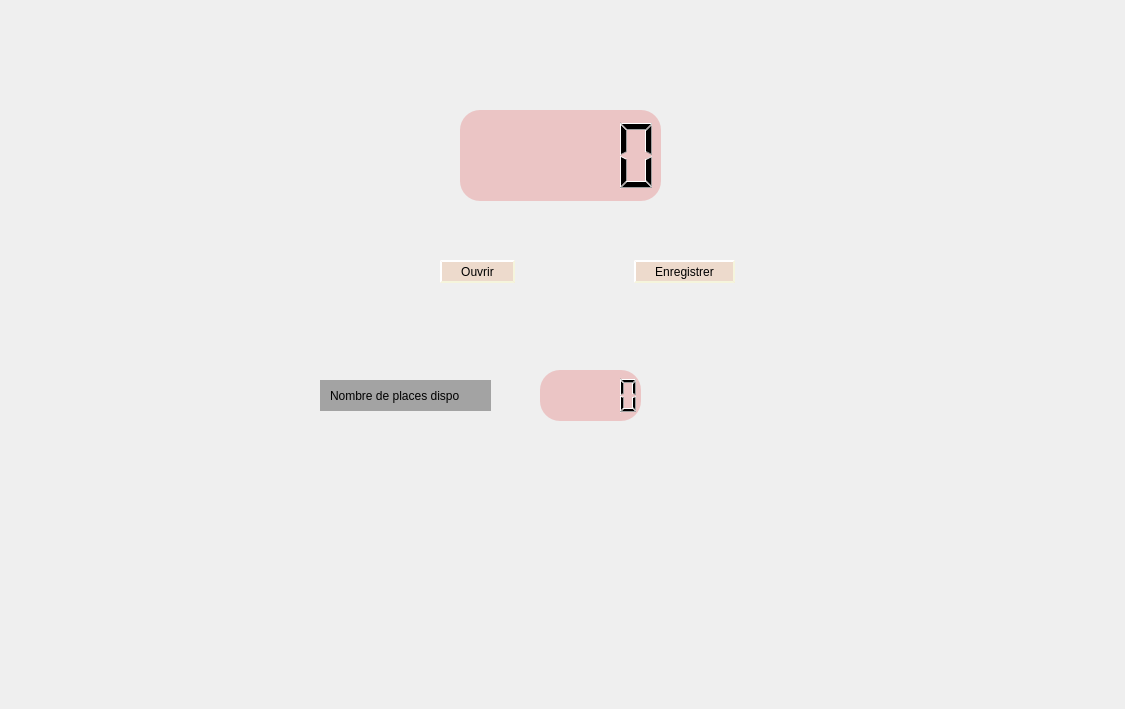
<?xml version="1.0" encoding="UTF-8"?>
<ui version="4.0">
 <class>arduino</class>
 <widget class="QDialog" name="arduino">
  <property name="geometry">
   <rect>
    <x>0</x>
    <y>0</y>
    <width>1125</width>
    <height>709</height>
   </rect>
  </property>
  <property name="windowTitle">
   <string>Dialog</string>
  </property>
  <widget class="QLCDNumber" name="lcdNumber_2">
   <property name="geometry">
    <rect>
     <x>540</x>
     <y>370</y>
     <width>101</width>
     <height>51</height>
    </rect>
   </property>
   <property name="styleSheet">
    <string notr="true">font: 75 8pt &quot;MS Shell Dlg 2&quot;;
border-radius: 20px;
color: black;
padding: 0 8px;
background: #ebc5c5;
font: bold, &quot;Comic Sans MS&quot;;;
text-align:center;</string>
   </property>
  </widget>
  <widget class="QPushButton" name="fermer">
   <property name="geometry">
    <rect>
     <x>634</x>
     <y>260</y>
     <width>101</width>
     <height>23</height>
    </rect>
   </property>
   <property name="styleSheet">
    <string notr="true">QPushButton
{
	background-color: rgb(237, 218, 204);
	color: rgb(0, 0, 0);
border-style: solid;
    border-radius: 6;
border-radius: 14px;

	border-style: outset;
    border-width: 2px;
    border-radius: 14px;
    border-color: beige;
  
 
    padding: 0px;
	
	
	
	font: 10pt &quot;Franklin Gothic Heavy&quot;;
}
QPushButton:hover
{
background-color: rgb(235, 197, 197);
	color: rgb(0, 0, 0);
}
QPushButton:pressed
{
background-color: rgb(0, 143, 105);
}</string>
   </property>
   <property name="text">
    <string>Enregistrer</string>
   </property>
  </widget>
  <widget class="QLabel" name="label">
   <property name="geometry">
    <rect>
     <x>260</x>
     <y>60</y>
     <width>661</width>
     <height>491</height>
    </rect>
   </property>
   <property name="text">
    <string/>
   </property>
   <property name="pixmap">
    <pixmap>E:/telechargement/image chantier'.jpg</pixmap>
   </property>
  </widget>
  <widget class="QPushButton" name="ouvrir">
   <property name="geometry">
    <rect>
     <x>440</x>
     <y>260</y>
     <width>75</width>
     <height>23</height>
    </rect>
   </property>
   <property name="styleSheet">
    <string notr="true">QPushButton
{
	background-color: rgb(237, 218, 204);
	color: rgb(0, 0, 0);
border-style: solid;
    border-radius: 6;
border-radius: 14px;

	border-style: outset;
    border-width: 2px;
    border-radius: 14px;
    border-color: beige;
  
 
    padding: 0px;
	
	
	
	font: 10pt &quot;Franklin Gothic Heavy&quot;;
}
QPushButton:hover
{
background-color: rgb(235, 197, 197);
	color: rgb(0, 0, 0);
}
QPushButton:pressed
{
background-color: rgb(0, 143, 105);
}</string>
   </property>
   <property name="text">
    <string>Ouvrir</string>
   </property>
  </widget>
  <widget class="QLineEdit" name="lineEdit_7">
   <property name="geometry">
    <rect>
     <x>320</x>
     <y>380</y>
     <width>171</width>
     <height>31</height>
    </rect>
   </property>
   <property name="styleSheet">
    <string notr="true">font: 75 8pt &quot;MS Shell Dlg 2&quot;;
border-radius: 20px;
color: black;
padding: 0 8px;
background: #b87979;
background-color: rgb(163, 163, 163);
font: bold, &quot;Comic Sans MS&quot;;;
text-align:center;</string>
   </property>
   <property name="text">
    <string>Nombre de places dispo</string>
   </property>
  </widget>
  <widget class="QLCDNumber" name="lcdNumber">
   <property name="geometry">
    <rect>
     <x>460</x>
     <y>110</y>
     <width>201</width>
     <height>91</height>
    </rect>
   </property>
   <property name="styleSheet">
    <string notr="true">font: 75 8pt &quot;MS Shell Dlg 2&quot;;
border-radius: 20px;
color: black;
padding: 0 8px;
background: #ebc5c5;
font: bold, &quot;Comic Sans MS&quot;;;
text-align:center;</string>
   </property>
  </widget>
 </widget>
 <resources/>
 <connections/>
</ui>
